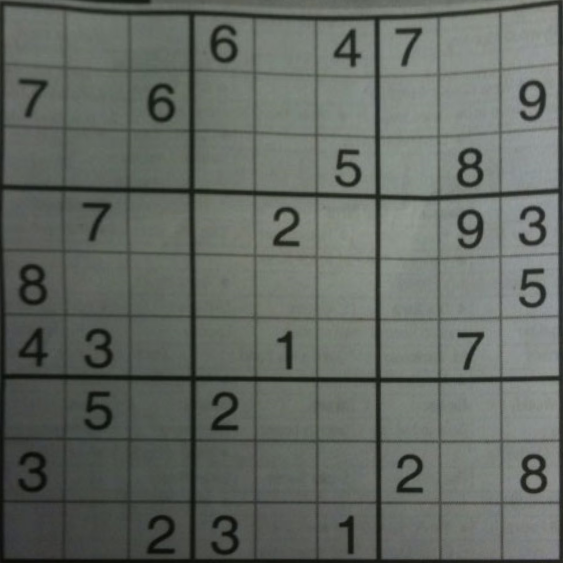
#> input picture src/sudoku.png, 563 x 563 px
$ python exp1_adaptive_threshold.py
#> lines starting #> are read from the running program, lines starting #| are printed output that depends on the picture; after the words box and inside, x2 and y2 are one past the last pixel; in counts of white or black regions, pixels touching at a corner belong together
import cv2 as cv

img = cv.imread('./../src/sudoku.png', cv.IMREAD_GRAYSCALE)
#> img: shape (563, 563); min 9, max 155, mean 101.4
assert img is not None, "file could not be read, check with os.path.exists()"
img = cv.medianBlur(img, 5)

ret, th1 = cv.threshold(img, 127, 255, cv.THRESH_BINARY)
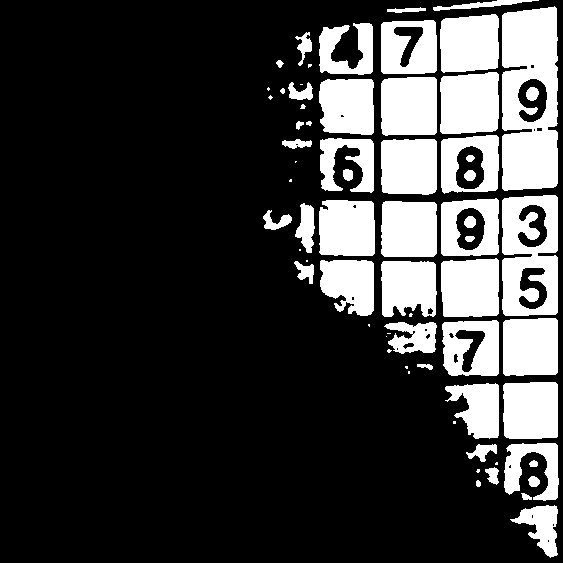
#> th1: shape (563, 563); 23% white; 68 white regions (18 under 20 px), largest, box (x1, y1, x2, y2) and area: (502, 6, 558, 191) 8782, (502, 195, 558, 316) 5154, (440, 72, 499, 134) 3376
th2 = cv.adaptiveThreshold(img, 255, cv.ADAPTIVE_THRESH_MEAN_C,cv.THRESH_BINARY, 11, 2)
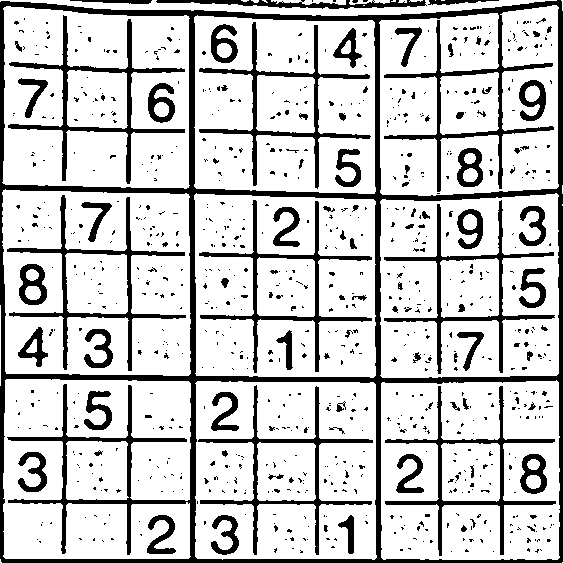
#> th2: shape (563, 563); 79.3% white; 853 black regions (762 under 20 px), largest, box (x1, y1, x2, y2) and area: (0, 0, 563, 563) 26785, (8, 15, 185, 184) 2901, (7, 195, 186, 371) 2825
th3 = cv.adaptiveThreshold(img, 255, cv.ADAPTIVE_THRESH_GAUSSIAN_C,cv.THRESH_BINARY, 11, 2)
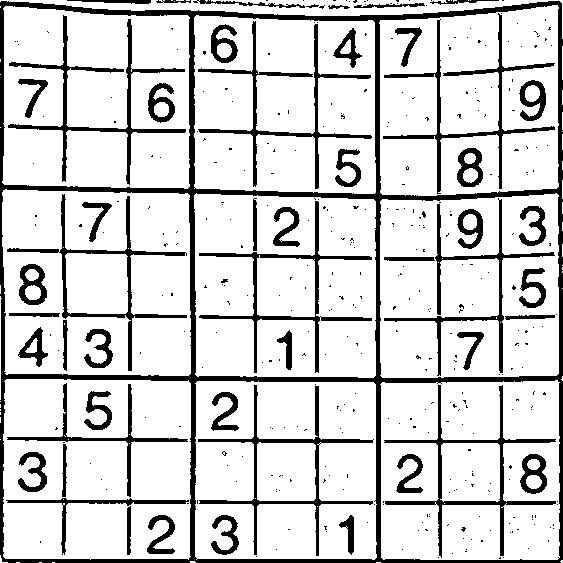
#> th3: shape (563, 563); 82.6% white; 396 black regions (344 under 20 px), largest, box (x1, y1, x2, y2) and area: (0, 1, 563, 563) 19907, (8, 15, 186, 185) 2517, (384, 385, 556, 558) 2391

cv.imshow("original görüntü",th1)

titles = ['Original Image', 'Global Thresholding (v = 127)',
          'Adaptive Mean Thresholding', 'Adaptive Gaussian Thresholding']
images = [img, th1, th2, th3]

for i in range(4):
    cv.imshow(titles[i],images[i])

cv.waitKey()
